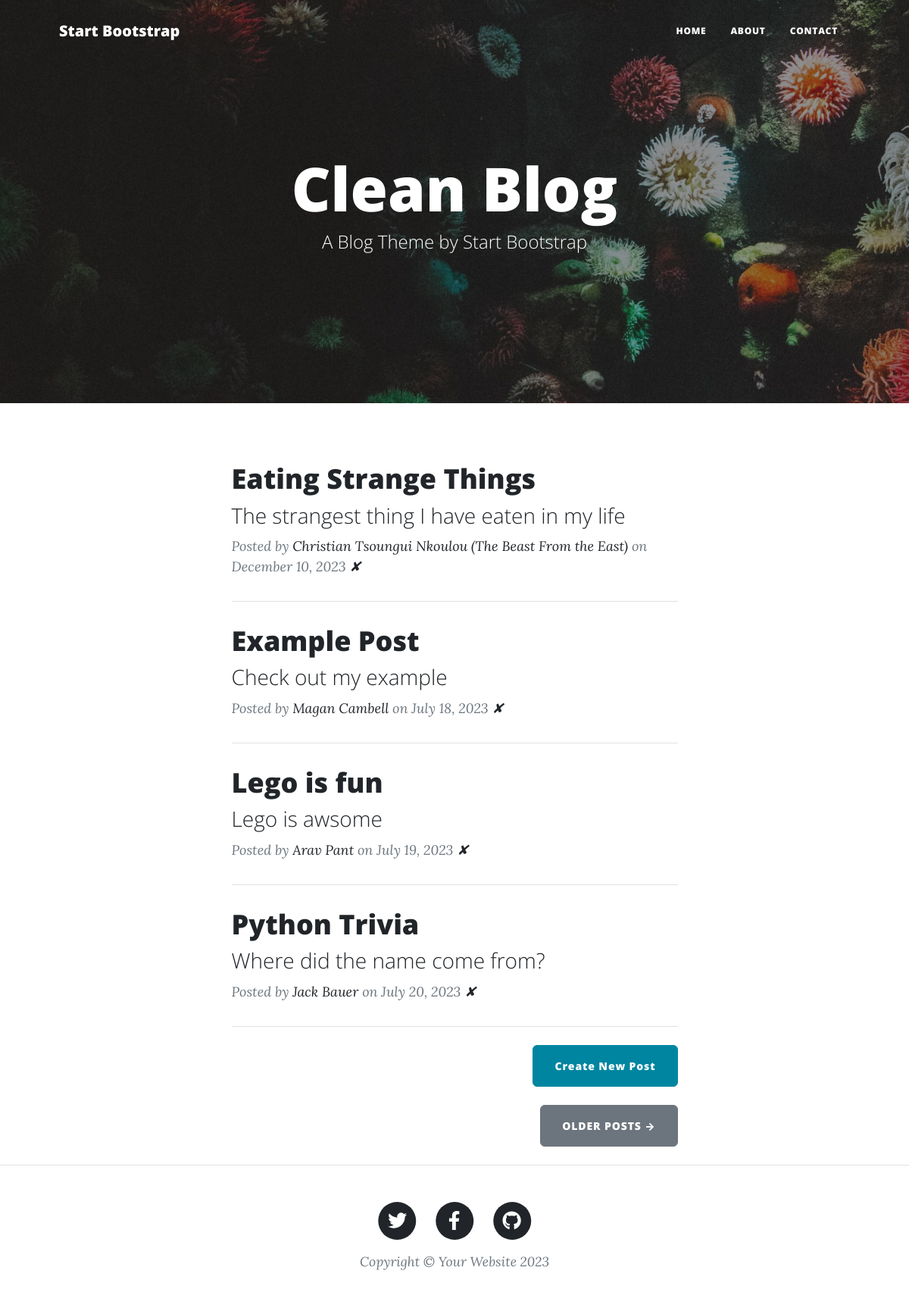
Before: / with the older database file.
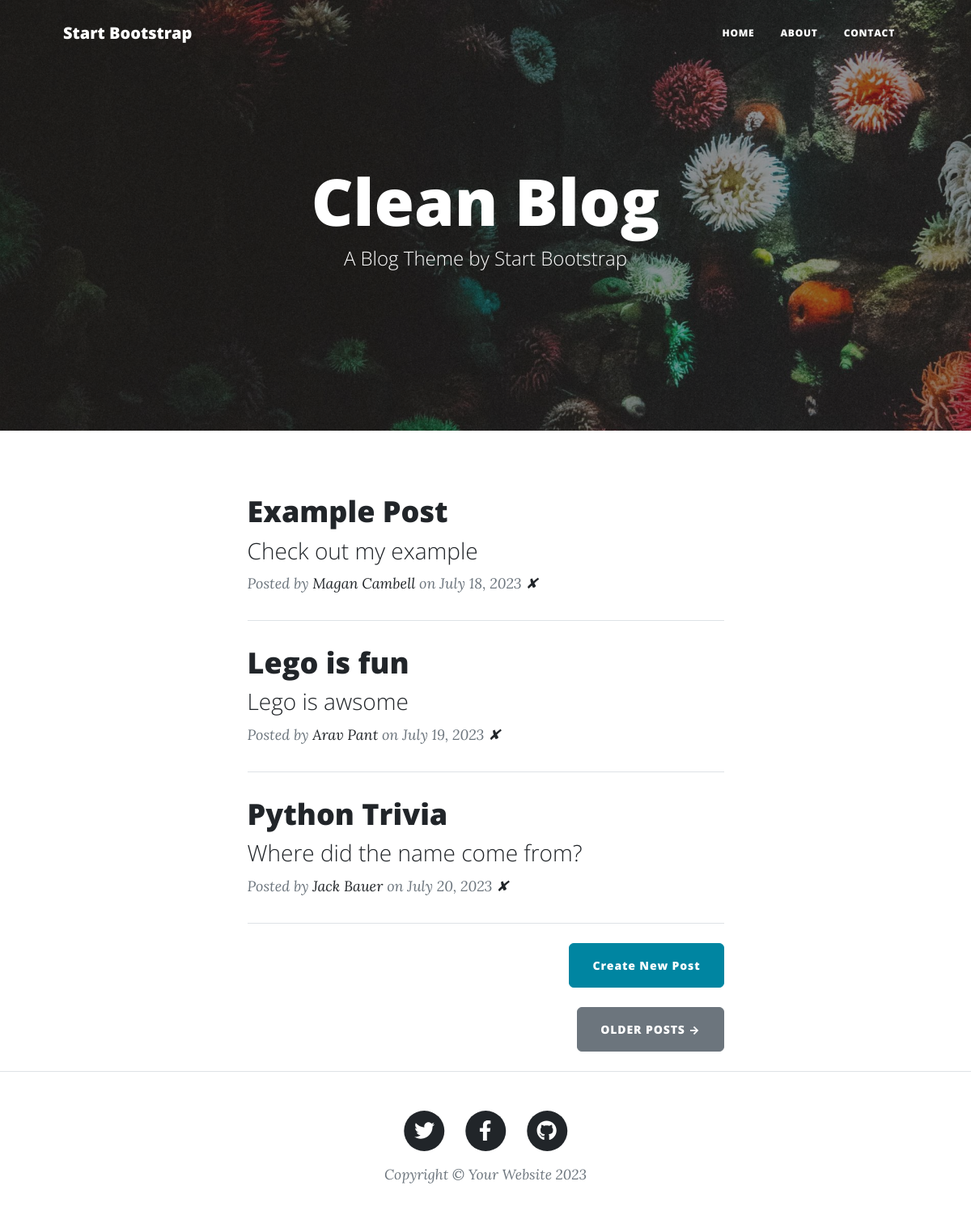
After: the same page with the newer database file.
### main.py (models this page shows)
class BlogPost(db.Model):
    id = db.Column(db.Integer, primary_key=True)
    title = db.Column(db.String(250), unique=True, nullable=False)
    subtitle = db.Column(db.String(250), nullable=False)
    date = db.Column(db.String(250), nullable=False)
    body = db.Column(db.Text, nullable=False)
    author = db.Column(db.String(250), nullable=False)
    img_url = db.Column(db.String(250), nullable=False)

### main.py (the view)
@app.route('/')
def get_all_posts():
    posts = []
    with app.app_context():
        results = db.session.execute(db.select(BlogPost).order_by(BlogPost.date))
        posts = results.scalars().all()
    return render_template("index.html", all_posts=posts)

### templates/index.html
{% include "header.html" %}
<header
  class="masthead"
  style="background-image: url('../static/assets/img/home-bg.jpg')"
>
  <div class="container position-relative px-4 px-lg-5">
    <div class="row gx-4 gx-lg-5 justify-content-center">
      <div class="col-md-10 col-lg-8 col-xl-7">
        <div class="site-heading">
          <h1>Clean Blog</h1>
          <span class="subheading">A Blog Theme by Start Bootstrap</span>
        </div>
      </div>
    </div>
  </div>
</header>
<div class="container px-4 px-lg-5">
  <div class="row gx-4 gx-lg-5 justify-content-center">
    <div class="col-md-10 col-lg-8 col-xl-7">
      {% for post in all_posts %}
      <div class="post-preview">
        <a href="{{ url_for('show_post', post_id=post.id) }}">
          <h2 class="post-title">{{ post.title }}</h2>
          <h3 class="post-subtitle">{{ post.subtitle }}</h3>
        </a>
        <p class="post-meta">
          Posted by
          <a href="#">{{post.author}}</a>
          on {{post.date}}
          <a href="{{ url_for('delete_post', post_id=post.id) }}">✘</a>
        </p>
      </div>
      <hr class="my-4" />
      {% endfor %}
      <div class="d-flex justify-content-end mb-4">
        <a
          class="btn btn-primary float-right"
          href="{{ url_for('add_new_post') }}"
          >Create New Post</a
        >
      </div>
      <div class="d-flex justify-content-end mb-4">
        <a class="btn btn-secondary text-uppercase" href="#!">Older Posts →</a>
      </div>
    </div>
  </div>
</div>
{% include "footer.html" %}

### templates/header.html (shortened to what this page needs)
<!DOCTYPE html>
<html lang="en">
  <head>
    {% block styles %}
    {{ bootstrap.load_css() }}
    <link
      href="{{ url_for('static', filename='css/styles.css') }}"
      rel="stylesheet"
    />
    {% endblock %}
  </head>
  <body>
    <nav class="navbar navbar-expand-lg navbar-light" id="mainNav">
      <div class="container px-4 px-lg-5">
        <a class="navbar-brand" href="/">Start Bootstrap</a>
        <div class="collapse navbar-collapse" id="navbarResponsive">
          <ul class="navbar-nav ms-auto py-4 py-lg-0">
            <li class="nav-item">
              <a
                class="nav-link px-lg-3 py-3 py-lg-4"
                href="{{ url_for('get_all_posts') }}"
                >Home</a
              >
            </li>
            <li class="nav-item">
              <a
                class="nav-link px-lg-3 py-3 py-lg-4"
                href="{{ url_for('about') }}"
                >About</a
              >
            </li>
            <li class="nav-item">
              <a
                class="nav-link px-lg-3 py-3 py-lg-4"
                href="{{ url_for('contact') }}"
                >Contact</a
              >
            </li>
          </ul>
        </div>
      </div>
    </nav>

### templates/footer.html (shortened to what this page needs)
        <footer class="border-top">
          <div class="container px-4 px-lg-5">
              <div class="row gx-4 gx-lg-5 justify-content-center">
                  <div class="col-md-10 col-lg-8 col-xl-7">
                      <ul class="list-inline text-center">
                          <li class="list-inline-item">
                              <a href="#!">
                                  <span class="fa-stack fa-lg">
                                      <i class="fas fa-circle fa-stack-2x"></i>
                                      <i class="fab fa-twitter fa-stack-1x fa-inverse"></i>
                                  </span>
                              </a>
                          </li>
                          <li class="list-inline-item">
                              <a href="#!">
                                  <span class="fa-stack fa-lg">
                                      <i class="fas fa-circle fa-stack-2x"></i>
                                      <i class="fab fa-facebook-f fa-stack-1x fa-inverse"></i>
                                  </span>
                              </a>
                          </li>
                          <li class="list-inline-item">
                              <a href="#!">
                                  <span class="fa-stack fa-lg">
                                      <i class="fas fa-circle fa-stack-2x"></i>
                                      <i class="fab fa-github fa-stack-1x fa-inverse"></i>
                                  </span>
                              </a>
                          </li>
                      </ul>
                      <div class="small text-center text-muted fst-italic">Copyright &copy; Your Website 2023</div>
                  </div>
              </div>
          </div>
      </footer>
  </body>
</html>

Changed rows visible on the page:
removed BlogPost: title "Eating Strange Things", subtitle "The strangest thing I have eaten in my life", author "Christian Tsoungui Nkoulou (The Beast From the East)", date "December 10, 2023"
